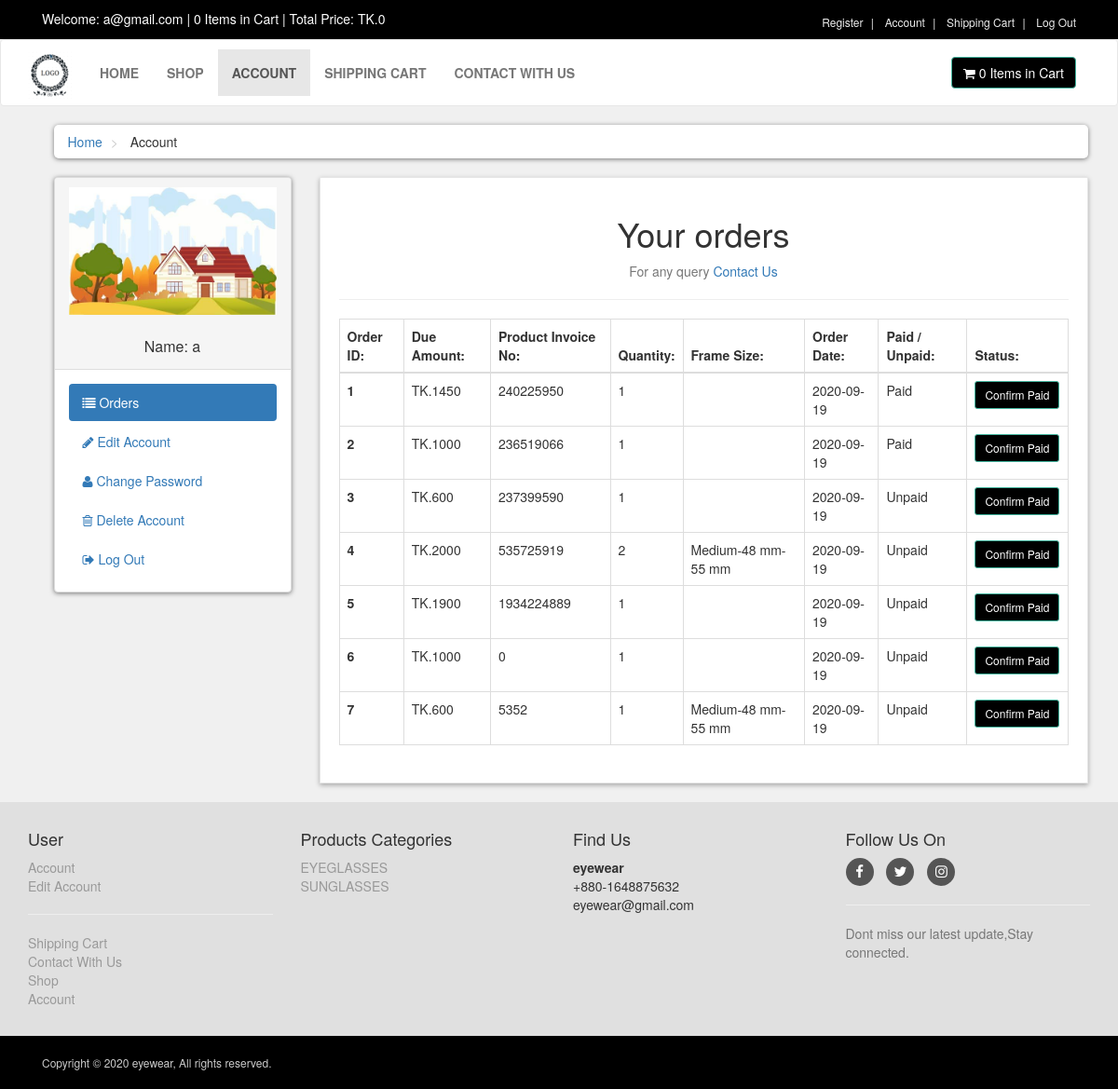
Page /customer/my_account.php?my_orders (signed in) on the committed database.
### tables this page shows
CREATE TABLE `customers` (
  `customer_id` int(100) NOT NULL,
  `customer_name` varchar(100) NOT NULL,
  `customer_email` varchar(100) NOT NULL,
  `customer_pass` varchar(100) NOT NULL,
  `customer_country` text NOT NULL,
  `customer_city` text NOT NULL,
  `customer_contact` varchar(100) NOT NULL,
  `customer_address` text NOT NULL,
  `customer_image` text NOT NULL,
  `customer_ip` varchar(100) NOT NULL
);

CREATE TABLE `customer_orders` (
  `order_id` int(100) NOT NULL,
  `customer_id` int(100) NOT NULL,
  `due_amount` int(100) NOT NULL,
  `invoice_no` int(100) NOT NULL,
  `qty` int(100) NOT NULL,
  `size` text NOT NULL,
  `order_date` date NOT NULL,
  `order_status` text NOT NULL
);

CREATE TABLE `product_categories` (
  `p_cat_id` int(100) NOT NULL,
  `p_cat_title` text NOT NULL,
  `p_cat_desc` text NOT NULL
);

### customer/my_orders.php (the view)
<center>
    <h1>Your orders </h1>
    <p class="text-muted">
        For any query <a href="../contact.php">Contact Us</a>
    </p>
</center>
<hr>
<div class="table-responsive">
    <table class="table table-bordered table-hover">
        <thead>
            <tr>
                <th> Order ID: </th>
                <th> Due Amount: </th>
                <th> Product Invoice No: </th>
				<th> Quantity: </th>
                <th> Frame Size: </th>
                <th> Order Date:</th>
                <th> Paid / Unpaid: </th>
                <th> Status: </th>
            </tr>
        </thead>
        <tbody>
           <?php
            $customer_session = $_SESSION['customer_email'];
            $get_customer = "select * from customers where customer_email='$customer_session'";
            $run_customer = mysqli_query($con,$get_customer);
            $row_customer = mysqli_fetch_array($run_customer);
            $customer_id = $row_customer['customer_id'];
            $get_orders = "select * from customer_orders where customer_id='$customer_id'";
            $run_orders = mysqli_query($con,$get_orders);
            $i = 0;
            while($row_orders = mysqli_fetch_array($run_orders)){
                $order_id = $row_orders['order_id'];
                $due_amount = $row_orders['due_amount'];
                $invoice_no = $row_orders['invoice_no'];
                $qty = $row_orders['qty'];
                $size = $row_orders['size'];
                $order_date = substr($row_orders['order_date'],0,11);
                $order_status = $row_orders['order_status'];
                $i++;
                if($order_status=='pending'){
                    $order_status = 'Unpaid';
                }else{
                    $order_status = 'Paid';
                }
            ?>
            <tr>
                <th> <?php echo $i; ?> </th>
                <td> TK.<?php echo $due_amount; ?> </td>
                <td> <?php echo $invoice_no; ?> </td>
                <td> <?php echo $qty; ?> </td>
                <td> <?php echo $size; ?> </td>
                <td> <?php echo $order_date; ?> </td>
                <td> <?php echo $order_status; ?> </td>
                <td>
                    <a href="confirm.php?order_id=<?php echo $order_id; ?>" target="_blank" class="btn btn-primary btn-sm"> Confirm Paid </a>
                </td>
            </tr>
            <?php } ?>
        </tbody>
    </table>
</div>

### customer/includes/sidebar.php
<div class="panel panel-default sidebar-menu">
    <div class="panel-heading">
        <?php
        $customer_session = $_SESSION['customer_email'];
        $get_customer = "select * from customers where customer_email='$customer_session'";
        $run_customer = mysqli_query($con,$get_customer);
        $row_customer = mysqli_fetch_array($run_customer);
        $customer_image = $row_customer['customer_image'];
        $customer_name = $row_customer['customer_name'];
        if(!isset($_SESSION['customer_email'])){
        }else{
            echo "
                <center>
                    <img src='customer_images/$customer_image' class='img-responsive' >
                </center>
                <br/>
                <h3 class='panel-title' align='center'>
                    Name: $customer_name
                </h3>
            ";
        }
        ?>
    </div>
    <div class="panel-body">
        <ul class="nav-pills nav-stacked nav">
            <li class="<?php if(isset($_GET['my_orders'])){ echo "active"; } ?>">
                <a href="my_account.php?my_orders">
                    <i class="fa fa-list"></i> Orders
                </a>
            </li>
            <li class="<?php if(isset($_GET['edit_account'])){ echo "active"; } ?>">
                <a href="my_account.php?edit_account">
                    <i class="fa fa-pencil"></i> Edit Account
                </a>
            </li>
            <li class="<?php if(isset($_GET['change_pass'])){ echo "active"; } ?>">
                <a href="my_account.php?change_pass">
                    <i class="fa fa-user"></i> Change Password
                </a>
            </li>
            <li class="<?php if(isset($_GET['delete_account'])){ echo "active"; } ?>">
                <a href="my_account.php?delete_account">
                    <i class="fa fa-trash-o"></i> Delete Account
                </a>
            </li>
            <li>
                <a href="logout.php">
                    <i class="fa fa-sign-out"></i> Log Out
                </a>
            </li>
        </ul>
    </div>
</div>

### customer/includes/footer.php (shortened to what this page needs)
<div id="footer">
    <div class="container">
        <div class="row">
            <div class="col-sm-6 col-md-3">
               <h4>User</h4>
			   <ul>
                           <?php
                           if(!isset($_SESSION['customer_email'])){
                               echo"<a href='../checkout.php'>Login</a>";
                           }else{
                              echo"<a href='my_account.php?my_orders'>Account</a>";
                           }
                           ?>
                    <li>
                            <?php
                           if(!isset($_SESSION['customer_email'])){
                               echo"<a href='../checkout.php'>Login</a>";
                           }else{
                              echo"<a href='my_account.php?edit_account'>Edit Account</a>";
                           }
                           ?>
                    </li>
                </ul>
				<hr>
                <ul>
                    <li><a href="../cart.php">Shipping Cart</a></li>
                    <li><a href="../contact.php">Contact With Us</a></li>
                    <li><a href="../shop.php">Shop</a></li>
                    <li><a href="my_account.php">Account</a></li>
                </ul>
            </div>
            <div class="com-sm-6 col-md-3">
                <h4>Products Categories</h4>
                <ul>
                    <?php
                        $get_p_cats = "select * from product_categories";
                        $run_p_cats = mysqli_query($con,$get_p_cats);
                        while($row_p_cats=mysqli_fetch_array($run_p_cats)){
                            $p_cat_id = $row_p_cats['p_cat_id'];
                            $p_cat_title = $row_p_cats['p_cat_title'];
                            echo "
                                <li>
                                    <a href='../shop.php?p_cat=$p_cat_id'>
                                        $p_cat_title
                                    </a>
                                </li>
                            ";
                        }
                    ?>
                </ul>
            </div>
            <div class="col-sm-6 col-md-3">
                <h4>Find Us</h4>
                <p>
                   <strong>eyewear</strong>
                   <br/>+880-1648875632
                   <br/>eyewear@gmail.com
                </p>
            </div>
            <div class="col-sm-6 col-md-3">
                <h4>Follow Us On</h4>
                <p class="social">
                    <a href="https://www.facebook.com/Eyewear-109566234230129 " class="fa fa-facebook"></a>
                    <a href="https://twitter.com/Mithila89138238" class="fa fa-twitter"></a>
                    <a href="../#" class="fa fa-instagram"></a>
                </p>
				<hr>
				<p class="text-muted">
                    Dont miss our latest update,Stay connected.
                </p>
            </div>
        </div>
    </div>
</div>
<div id="copyright">
    <div class="container">
        <div class="col-md-6">
            <p class="pull-left">Copyright &copy; 2020 eyewear, All rights reserved.</p>
        </div>
    </div>
</div>

### customer/styles/style.css (style rules this page uses)
body { font-size: 14px; line-height: 1.42857143; color: #333333; background: #f0f0f0; overflow-x: hidden; }
.btn-primary { color: rgb(255, 255, 255); background: #000000; border-color: rgb(65, 179, 156); }
#content .panel.sidebar-menu { box-sizing: border-box; box-shadow: 0px 1px 5px rgba(0, 0, 0, .5); }
#content .panel.sidebar-menu h3 { padding: 5px 0px; margin: 0px; }
#footer { background: #e0e0e0; padding: 20px 0; }
#footer a { color: #999999; padding: 0; text-decoration: none; }
#footer ul { list-style: none; padding-left: 0px; }
#footer .social { text-align: left; }
#footer .social a { margin: 0px 10px 0px 0px; display: inline-block; color: #ffffff; width: 30px; height: 30px; border-radius: 15px; line-height: 30px; font-size: 15px; text-align: center; vertical-align: bottom; background: #555555; text-decoration: none; }
#copyright { background: #000000; color: #cccccc; padding: 20px 0px; font-size: 12px; }
#copyright p { margin: 0px; }

### rows in the picture
customers: customer_image (picture), customer_name "a"
customer_orders: due_amount "1450", invoice_no "240225950", qty "1", order_date "2020-09-19", order_status "Paid"
customer_orders: due_amount "1000", invoice_no "236519066", qty "1", order_date "2020-09-19", order_status "Paid"
customer_orders: due_amount "600", invoice_no "237399590", qty "1", order_date "2020-09-19", order_status "Unpaid"
customer_orders: due_amount "2000", invoice_no "535725919", qty "2", size "Medium-48 mm- 55 mm", order_date "2020-09-19", order_status "Unpaid"
customer_orders: due_amount "1900", invoice_no "1934224889", qty "1", order_date "2020-09-19", order_status "Unpaid"
customer_orders: due_amount "1000", invoice_no "0", qty "1", order_date "2020-09-19", order_status "Unpaid"
customer_orders: due_amount "600", invoice_no "5352", qty "1", size "Medium-48 mm- 55 mm", order_date "2020-09-19", order_status "Unpaid"
product_categories: p_cat_title "EYEGLASSES"
product_categories: p_cat_title "SUNGLASSES"

### other values in the picture
$_SESSION['customer_email'] "a@gmail.com"
$count_items "0 0"
$total "0"
